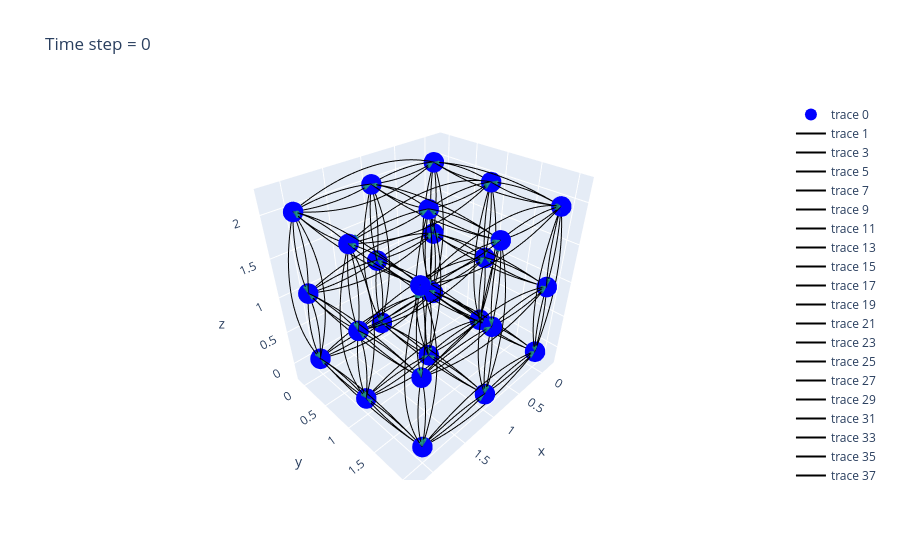

The notebook cell this image was saved under:
### Markdown cell above
### Torus3D visualization

### Code cell
import plotly.graph_objects as go
import numpy as np
import networkx as nx
import ipywidgets as widgets
from IPython.display import display, clear_output

length, width, depth = 3, 3, 3

# Function to create the hypercube graph
def create_torus3d():
    G = nx.DiGraph()
    node_number = 0
    for k in range(depth):  
        for i in range(length):  
            for j in range(width):  
                new_node = (i, j, k)
                G.add_node(new_node, label=f"gpu : {node_number}")
                node_number += 1

                next_j = (j+1) % width
                G.add_edge(new_node, (i, next_j, k))  
                G.add_edge((i, next_j, k), new_node)

            next_i = (i+1) % length
            for j in range(width):
                G.add_edge(new_node, (next_i, j, k))  
                G.add_edge((next_i, j, k), new_node) 

        next_k = (k+1) % depth
        for i in range(length):
            for j in range(width):
                G.add_edge(new_node, (i, j, next_k))  
                G.add_edge((i, j, next_k), new_node)  

    return G

def create_curve(start, end, height_factor=0.2):
    """Create a curved path between two points."""
    mid = (start + end) / 2
  
    # Add some height to the midpoint
    if (start[2] == end[2]):
        if (start[1] == end[1]):
            mid[2] += np.linalg.norm(end - start) * height_factor * abs(end[0] - start[0])
        else:
            mid[2] += np.linalg.norm(end - start) * height_factor
    else:
        mid[0] += np.linalg.norm(end - start) * height_factor * abs(end[2] - start[2])

    t = np.linspace(0, 1, 50)

    curve = np.outer(1-t, start) + np.outer(t, end) + np.outer(4*t*(1-t), mid-0.5*(start+end))
    return curve

# Function to create scatter plot for nodes and edges per timestep
def update_plot(timestep):
    clear_output(wait=True)
    display(prev_button, next_button)

    # Initialize the graph data for timestep changes
    G = create_torus3d()
    nodes = np.array(G.nodes())
    print("nodes : ", nodes)

    time_data = timestep_data[f'{timestep}']
    
    # Nodes scatter plot
    scatter = go.Scatter3d(
        x=nodes[:, 0], y=nodes[:, 1], z=nodes[:, 2],
        mode='markers',
        marker=dict(size=12, color='blue'),
        hoverinfo='text',
        hovertext=[f"gpu : {gpu_id}" for gpu_id in range(length * width * depth)]
    )
    
    # Edges and arrows
    edges = []
    for gpu_id, gpu_data in time_data.items():
        for tb_id, tb_data in gpu_data.items():
            if (tb_data['pkt_type'] == 's'):
                edges.append((int(gpu_id), int(tb_data['tb_gpuid_send']), int(tb_data['chunk_id'])))
            elif (tb_data['pkt_type'] == 'r'):
                edges.append((int(tb_data['tb_gpuid_recv']), int(gpu_id), int(tb_data['chunk_id'])))
    
    arrows = []
    x = []
    edges = list(set(edges))

    for edge in edges:
        # print(edge)
        start_node = nodes[edge[0]]
        end_node = nodes[edge[1]]
        chunk_id = edge[2]

        print("start_node : ", start_node)
        print("end_node : ", end_node)
        # Convert start_node and end_node to tuples for comparison
        start_node_tuple = tuple(start_node)
        end_node_tuple = tuple(end_node)
        
        """
            for example if an edge is ((0,0,0), (0,0,1)), it doesn't exist in x, so append it to x, and draw a curved line and 
            arrow from edge 0 to edge 1 with arrow pointing towards edge 1
            
            if ((0,0,1),(0,0,0)) appears, check if ((0,0,0),(0,0,1)) i.e., reverse of this exists in the list. If so remove this 
            entry from the list and draw a curved line and arrow from edge 1 to edge 0, with arrow pointing towards edge 0
        """

        if (end_node_tuple, start_node_tuple) in x:
            curve = create_curve(start_node, end_node, -0.05)
            x.remove((end_node_tuple, start_node_tuple))
        else:
            x.append((start_node_tuple, end_node_tuple))
            curve = create_curve(start_node, end_node, 0.05)

        line = go.Scatter3d(
            x=curve[:, 0], y=curve[:, 1], z=curve[:, 2],
            mode='lines',
            line=dict(color='black', width=2),
            hoverinfo='text',
            hovertext=f"Chunk_id : {chunk_id}"
        )
        
        arrows.append(line)
        tangent = curve[-1] - curve[-7]

        arrow = go.Cone(
            x=[end_node[0]], y=[end_node[1]], z=[end_node[2]],
            u=[tangent[0]], 
            v=[tangent[1]], 
            w=[tangent[2]],
            sizemode="absolute",
            sizeref=0.1,  # Adjust the size reference to control arrow size
            anchor="tip",
            showscale=False,
            colorscale="Viridis"  # You can change the color as needed
        )

        arrows.append(arrow)
        
    # 3D Plot Layout
    layout = go.Layout(
        title=f"Time step = {timestep}"
    )

    fig = go.Figure(data=[scatter] + arrows, layout=layout)
    fig.show()

# Timestep navigation
current_timestep = 0
max_timestep = len(timestep_data) - 1

def on_next_button_clicked(b):
    global current_timestep
    if current_timestep < max_timestep:
        print("current_timestep : ", current_timestep)
        current_timestep += 1
        update_plot(current_timestep)

def on_prev_button_clicked(b):
    global current_timestep
    if current_timestep > 0:
        print("current_timestep : ", current_timestep)
        current_timestep -= 1
        update_plot(current_timestep)

# Create Next and Previous buttons
next_button = widgets.Button(description="Next")
prev_button = widgets.Button(description="Previous")

# Bind button clicks to functions
next_button.on_click(on_next_button_clicked)
prev_button.on_click(on_prev_button_clicked)

# Display buttons and initial plot
display(prev_button, next_button)
update_plot(current_timestep)
